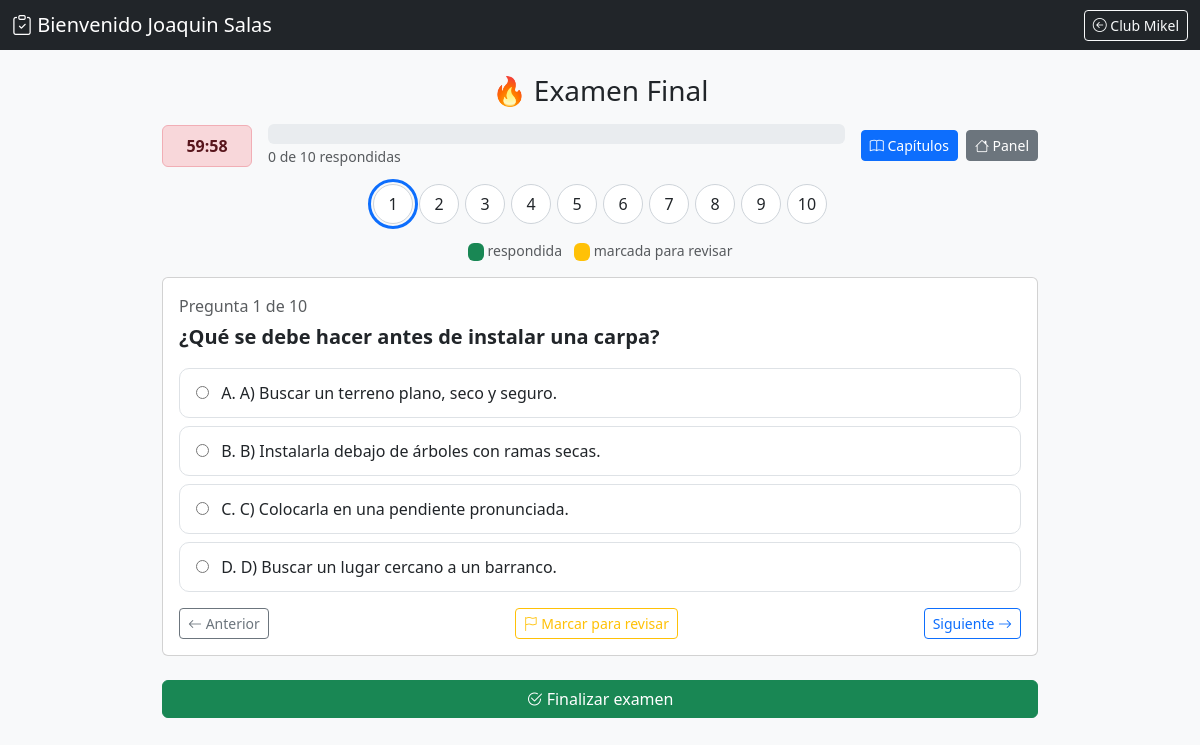
/user/examen.php?capitulo=final&cuestionario=6 (signed in), run on the app's committed database.
### tables this page shows
CREATE TABLE `preguntas` (
  `id` int(11) NOT NULL,
  `pregunta` text DEFAULT NULL,
  `opcion_a` varchar(255) DEFAULT NULL,
  `opcion_b` varchar(255) DEFAULT NULL,
  `opcion_c` varchar(255) DEFAULT NULL,
  `opcion_d` varchar(255) DEFAULT NULL,
  `respuesta_correcta` char(1) DEFAULT NULL,
  `explicacion` text DEFAULT NULL,
  `capitulo` varchar(10) NOT NULL,
  `id_cuestionario` int(11) DEFAULT NULL
);

### includes/auth.php (called while the page is built, shortened)
<?php
function e($s){ return htmlspecialchars((string)$s, ENT_QUOTES, 'UTF-8'); }
function es_invitado(){
    return !empty($_SESSION['invitado']) && empty($_SESSION['id']);
}
function nombre_participante(){
    return es_invitado() ? $_SESSION['invitado']['nombre'] : ($_SESSION['usuario'] ?? 'Usuario');
}

### user/examen.php (the view, shortened to what this page needs)
<?php
require __DIR__ . '/../includes/auth.php';
require __DIR__ . '/../modelo/conexion.php';
$invitado = es_invitado();
if ($invitado) {
    $inv = $_SESSION['invitado'];
    if (!empty($inv['terminado'])) {
        header("Location: acceso.php?t=" . urlencode($inv['token']) . "&fin=1"); exit();
    }
    $capitulo     = (string)$inv['capitulo'];
    $cuestionario = (int)$inv['cuestionario'];
} else {
    $capitulo     = (string)($_GET['capitulo'] ?? 'final');
    $cuestionario = (int)($_GET['cuestionario'] ?? 0);
}
$esFinal  = ($capitulo === 'final');
$ex = $_SESSION['examen'] ?? null;
$reanudar = $ex
    && $ex['cuestionario'] === $cuestionario
    && $ex['capitulo'] === $capitulo
    && (time() - $ex['inicio']) < $ex['duracion'];
if ($reanudar) {
    $ids = array_map('intval', $ex['ids']);
    $marks = implode(',', array_fill(0, count($ids), '?'));
    $stmt = $con->prepare("SELECT * FROM preguntas WHERE id IN ($marks)");
    $stmt->bind_param(str_repeat('i', count($ids)), ...$ids);
    $stmt->execute();
    $porId = [];
    foreach ($stmt->get_result() as $row) $porId[$row['id']] = $row;
    $preguntas = [];
    foreach ($ids as $id) if (isset($porId[$id])) $preguntas[] = $porId[$id];
} else {
    if ($esFinal) {
        $stmt = $con->prepare("SELECT * FROM preguntas WHERE id_cuestionario=? ORDER BY RAND() LIMIT " . PREGUNTAS_FINAL);
        $stmt->bind_param("i", $cuestionario);
    } else {
        $stmt = $con->prepare("SELECT * FROM preguntas WHERE capitulo=? AND id_cuestionario=?");
        $stmt->bind_param("si", $capitulo, $cuestionario);
    }
    $stmt->execute();
    $preguntas = $stmt->get_result()->fetch_all(MYSQLI_ASSOC);
}
?>
<!DOCTYPE html>
<html lang="es">
<head>
<link href="https://cdn.jsdelivr.net/npm/bootstrap@5.3.0/dist/css/bootstrap.min.css" rel="stylesheet">
<link href="https://cdn.jsdelivr.net/npm/bootstrap-icons@1.10.5/font/bootstrap-icons.css" rel="stylesheet">
</head>
<body class="bg-light">
<nav class="navbar navbar-dark bg-dark">
<div class="container-fluid">
    <span class="navbar-brand mb-0 h1">
        <i class="bi bi-clipboard-check"></i> <?= $invitado ? 'Participante:' : 'Bienvenido' ?> <?= e(nombre_participante()) ?>
    </span>
    <?php if (!$invitado) { ?>
    <a href="<?= CLUB_URL ?>" class="btn btn-outline-light btn-sm"><i class="bi bi-arrow-left-circle"></i> Club Mikel</a>
    <?php } ?>
</div>
</nav>
<div class="container mt-4" style="max-width:900px">
<h3 class="text-center mb-3">
    <?= $esFinal ? "🔥 Examen Final" : "📘 Capítulo " . e($capitulo) ?>
</h3>
<div class="d-flex flex-wrap align-items-center gap-3 mb-3">
    <div id="timer" class="alert alert-danger py-2 px-3 mb-0">--:--</div>
    <div class="flex-grow-1">
        <div class="progress" style="height:20px">
        </div>
        <small class="text-muted"><span id="contador">0</span> de <?= count($preguntas) ?> respondidas</small>
    </div>
    <?php if (!$invitado) { ?>
    <div class="d-flex gap-2">
        <a href="seleccionar_examen.php?cuestionario=<?= $cuestionario ?>" class="btn btn-primary btn-sm">
            <i class="bi bi-book"></i> Capítulos
        </a>
        <a href="panel.php" class="btn btn-secondary btn-sm">
            <i class="bi bi-house"></i> Panel
        </a>
    </div>
    <?php } ?>
</div>
<div class="pregunta-nav mb-3" role="navigation" aria-label="Preguntas">
<?php foreach ($preguntas as $i => $row) { ?>
    <button type="button" id="btn<?= (int)$row['id'] ?>" onclick="ir(<?= (int)$row['id'] ?>)"
            aria-label="Pregunta <?= $i + 1 ?>"><?= $i + 1 ?></button>
<?php } ?>
</div>
<p class="text-center text-muted small">
    <span class="badge bg-success">&nbsp;</span> respondida
    <span class="badge bg-warning text-dark ms-2">&nbsp;</span> marcada para revisar
</p>
<form id="formExamen">
<?php foreach ($preguntas as $i => $row) { ?>
<div class="card p-3 mb-3 pregunta" id="p<?= (int)$row['id'] ?>" style="display:none;">
    <p class="text-muted mb-1">Pregunta <?= $i + 1 ?> de <?= count($preguntas) ?></p>
    <p class="fs-5"><b><?= e($row['pregunta']) ?></b></p>
    <?php foreach (["A","B","C","D"] as $op) { ?>
    <label class="opcion">
        <input type="radio" name="r[<?= (int)$row['id'] ?>]" value="<?= $op ?>"
               onchange="marcar(<?= (int)$row['id'] ?>)">
        <?= $op ?>. <?= e($row['opcion_' . strtolower($op)]) ?>
    </label>
    <?php } ?>
    <div class="d-flex justify-content-between align-items-center mt-3">
        <button type="button" class="btn btn-outline-secondary btn-sm" onclick="mover(-1)">
            <i class="bi bi-arrow-left"></i> Anterior
        </button>
        <button type="button" class="btn btn-outline-warning btn-sm" onclick="alternarRevisar(<?= (int)$row['id'] ?>)">
            <i class="bi bi-flag"></i> Marcar para revisar
        </button>
        <button type="button" class="btn btn-outline-primary btn-sm" onclick="mover(1)">
            Siguiente <i class="bi bi-arrow-right"></i>
        </button>
    </div>
</div>
<?php } ?>
<button type="button" onclick="enviar()" class="btn btn-success w-100 mt-2 mb-5">
    <i class="bi bi-check2-circle"></i> Finalizar examen
</button>
</form>
</div>
</body>
</html>

### user/examen.php (style rules this page uses)
.pregunta-nav { display:flex; flex-wrap:wrap; justify-content:center; gap:6px; }
.pregunta-nav button { width:40px; height:40px; border-radius:50%; border:1px solid #ced4da; background:#fff; color:#212529; position:relative; }
.pregunta-nav button.activa { outline:3px solid #0d6efd; outline-offset:2px; }
.opcion { display:block; padding:.75rem 1rem; border:1px solid #dee2e6; border-radius:10px; margin-bottom:.5rem; cursor:pointer; }
.opcion input { margin-right:.5rem; }
#timer { font-variant-numeric:tabular-nums; font-weight:600; min-width:90px; text-align:center; }

### data on the page
preguntas: count($preguntas) "10", pregunta "¿Qué se debe hacer antes de instalar una carpa?", op "A", opcion_a "A) Buscar un terreno plano, seco y seguro.", op "B", opcion_b "B) Instalarla debajo de árboles con ramas secas.", op "C", opcion_c "C) Colocarla en una pendiente pronunciada.", op "D", opcion_d "D) Buscar un lugar cercano a un barranco."

### other printed values
nombre_participante() "Joaquin Salas"
count($preguntas) "10"
